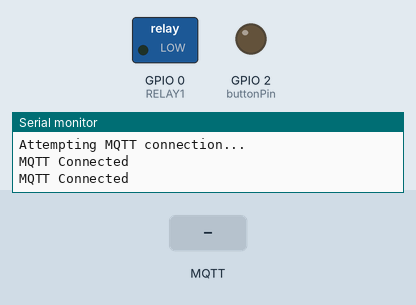
This sketch was run on a simulated ESP8266 (NodeMCU). On the bench: switched loads named in the sketch (green lamp = pin HIGH), output pins drawn as LEDs (lit = HIGH), the last lines printed to the serial monitor. The inputs (shaded band) are chosen by the test bench. WiFi joins after 1.5 s; servers stay silent unless stated; no MQTT or app messages arrive unless stated.

Above: at 2.7 s.
2.8 s: MQTT message "0" arrives on the first subscribed topic
At 3.4 s:
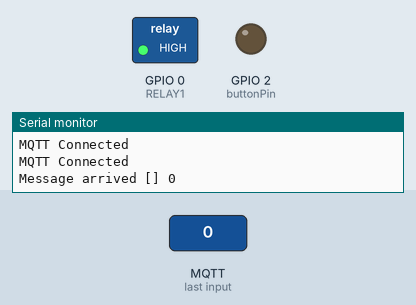
4.3 s: MQTT message "1" arrives on the first subscribed topic
At 4.6 s:
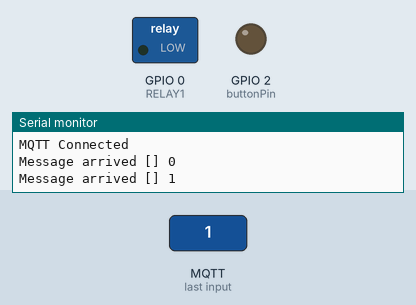
5.8 s: MQTT message "2" arrives on the first subscribed topic
At 6.9 s:
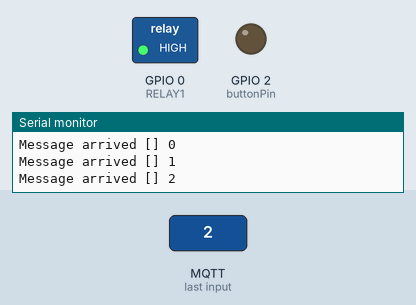
Timing chart, 0 to 8.8 s (numbered marks = the images above; inputs shaded):
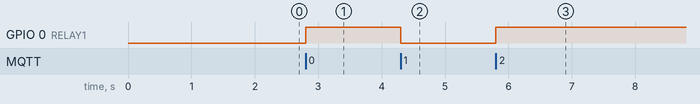

Measured:
- after the input at 2.8 s, GPIO 0 (RELAY1): LOW → HIGH at once
- after the input at 4.3 s, GPIO 0 (RELAY1): HIGH → LOW at once
- after the input at 5.8 s, GPIO 0 (RELAY1): LOW → HIGH at once

The sketch:

RELAY_DOOR_ESP01.ino
```cpp
/*

Relay and Door module
Controls 2 relays and senses door open/closed.

-*-Relay-*-
On startup relay state is published to ON (Light connected on relay NC terminals)
Listens on TopicCOMRELAY1 for ON/OFF command then updates state.

_*-Door-*-
When door opens/closes sate is published to TopicDOOR


VOIDS
- Setup
- Loop
- callback
- setup_wifi
- reconnect
- DoorOpen

*/

#include <ESP8266WiFi.h>
#include <PubSubClient.h>
#include "Config.h"
#include "SSIDPASS.h"

// DOOR DEFINES //
int buttonPin = 2;
boolean currentState = LOW;   //Storage for current button state
boolean lastState = LOW;      //Storage for last button state
boolean doorState = LOW;      //Storage for the current state of the Door

char const* outTopic = "/DEBUG/";           // Debug topic

// PIN Defines //
int RELAY1 = 0;


  WiFiClient espClient;
  PubSubClient client(espClient);


void setup() {
  pinMode(RELAY1, OUTPUT);       // Initialize the Relay pin as an output
  Serial.begin(9600);           // Start Serial Monitor
  Serial.println("Setup done");

  setup_wifi();
  client.setServer(server, 1883);
  client.setCallback(callback);

// DOOR SETUP
  pinMode(buttonPin, INPUT);
  digitalWrite(buttonPin, HIGH);
  pinMode(buttonPin, OUTPUT);
  digitalWrite(buttonPin, LOW);

    // Publish Relay1 to ON start up
  client.publish(TopicSTATERELAY1,"ON");
  }

void loop() {

  if (!client.connected()) {
    reconnect();
  }
  client.loop();
  DoorOpen();
  }


void setup_wifi() {

  delay(10);
  // We start by connecting to a WiFi network
  Serial.println();
  Serial.print("Connecting to ");
  Serial.println(ssid);

  WiFi.begin(ssid, password);

  while (WiFi.status() != WL_CONNECTED) {
    delay(500);
    Serial.print(".");
  }

  Serial.println("");
  Serial.println("WiFi connected");
  Serial.println("IP address: ");
  Serial.println(WiFi.localIP());

}

void reconnect() {
  // Loop until we're reconnected
  while (!client.connected()) {
    Serial.println("Attempting MQTT connection...");
    // Attempt to connect

    if (client.connect(clientid)) {      // ***NEEDS TO BE UNIQUE***
      Serial.println("MQTT Connected");
      Serial.println("MQTT Connected");
      // Once connected, publish an announcement...
      client.publish(outTopic, debugmess);
      // ... and resubscribe
      client.subscribe(TopicCOMRELAY1);

    } else {
      Serial.print("failed, rc=");
      Serial.print(client.state());
      Serial.println(" try again in 5 seconds");

      // Wait 5 seconds before retrying
      delay(5000);
    }
    if(digitalRead(RELAY1) == LOW){
      client.publish(TopicSTATERELAY1,"ON");
      }
  }
}

void DoorOpen()
{
  currentState = digitalRead(buttonPin);

if (currentState != lastState){

  if (currentState == HIGH){
      delay(100);//crude form of button debouncing
      Serial.println("Closed");
      client.publish(TopicDOOR,"CLOSED");
    }

    else
    {
      delay(100);       //crude form of button debouncing
      Serial.println("Open");
      doorState = HIGH;
      client.publish(TopicDOOR,"OPEN");
    }
    }
lastState = currentState;
}

void callback(char* topic, byte* payload, unsigned int length) {
  Serial.print("Message arrived [");
  //Serial.print(inTopic);
  Serial.print("] ");
  for (int i = 0; i < length; i++) {
    Serial.print((char)payload[i]);
  }

  Serial.println();

  // Switch on the RELAY if an 1 was received as first character
    if (strcmp(topic,TopicCOMRELAY1)==0) {
  if ((char)payload[0] == '1') {
    digitalWrite(RELAY1, LOW);
    client.publish(TopicSTATERELAY1,"ON");

  } else {
    digitalWrite(RELAY1, HIGH);
    client.publish(TopicSTATERELAY1,"OFF");
  }

    }

}
```

SSIDPASS.h
```cpp
char const* ssid = "..........";           // Router SSID
char const* password = "..........";       // Router Passcode
```

Config.h
```cpp
// Mosquitto Server IP
  char const* server = "..........";

// Client/Device ID for Mosquitto
  char const* clientid = "FrontDoor";

// Topic Defines //
  const char* TopicDOOR = "/os/frontdoor/mag/";  // Topic to publih message to

  char const* TopicCOMRELAY1 = "/os/frontdoor/relay/1/com/";        // Topic READ to publish message from
  char const* TopicSTATERELAY1 = "/os/frontdoor/relay/1/state/";    // Topic state to verify message received

// Debug message to send on sucessful connection
  char const* debugmess = "Front Door Connected";
```
